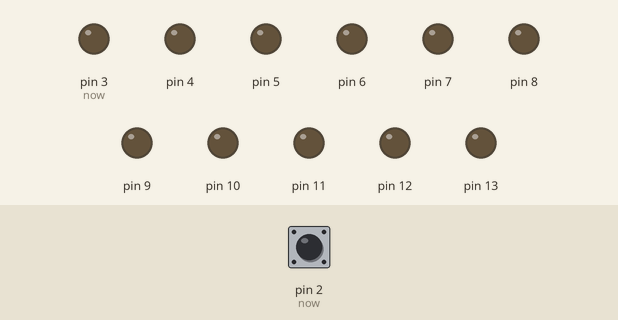
Bench run of a sketch on a simulated Arduino Uno, built with avr-gcc and run on an emulated ATmega328P. Shown: output pins drawn as LEDs (lit = HIGH). The inputs (shaded band) are chosen by the test bench; at power-on: pin 2 (now) HIGH.

Above: at 1.2 s.
1.3 s: pin 2 (now) pulled LOW for 3.2 s
At 5.5 s:
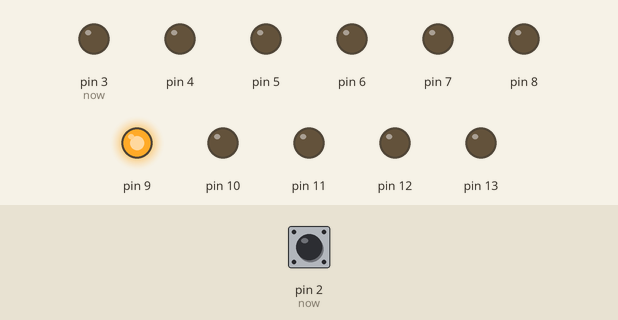
6.0 s: pin 2 (now) pulled LOW for 0.15 s
At 6.8 s:
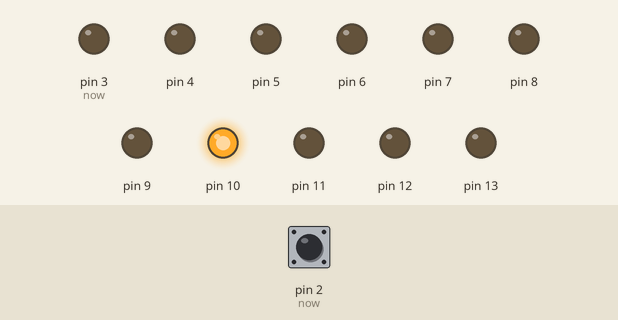
7.6 s: pin 2 (now) pulled LOW for 1 s
At 8.4 s:
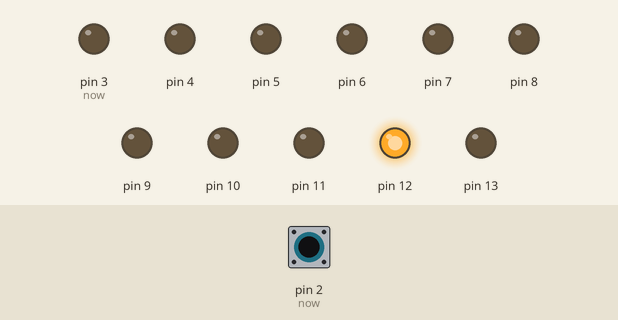
10.1 s: pin 2 (now) pulled LOW for 0.15 s
At 11.1 s:
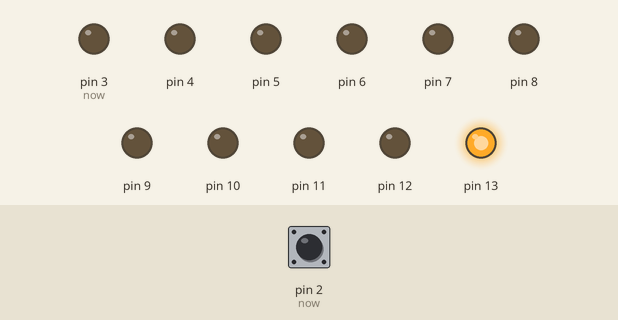
Timing chart, 0 to 12.7 s (numbered marks = the images above; inputs shaded):
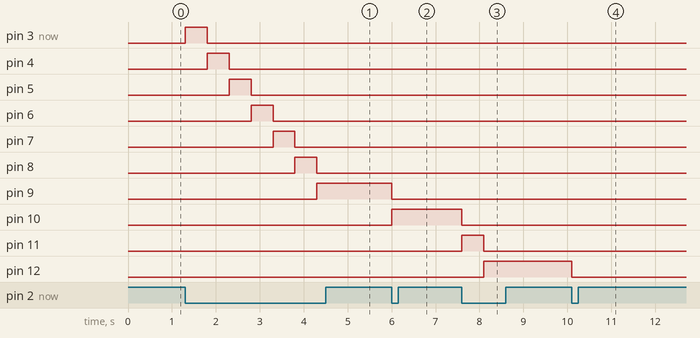

The sketch:

week03_5_pin2_BUTTON_digitalRead_digitalWrite.ino
```cpp
// week03_5_pin2_BUTTON_digitalRead_digitalWrite
// 手動按按鈕。看到燈「慢慢變 now 之後，把 now 變亮」
void setup() {
  // put your setup code here, to run once:
  pinMode(2,INPUT_PULLUP); // 按鈕BUTTON是2號，沒接下去就會「拉高」
  for(int i=3;i<=13;i++){ // 把pin3,4,5,6...,13都設成OUTPUT
    pinMode(i,OUTPUT); // 都是可以發光發亮
  }
}
int now = 2; // 現在發亮的是 pin 3
void loop() {
  // put your main code here, to run repeatedly:
  if(digitalRead(2)==LOW){ // 按下去了喔!!!!
    now = now + 1;
    if(now>13) now=3;
    for(int i=3;i<=13;i++){
      digitalWrite(i,LOW); // 全部先清空，變成LOW不亮
    }
    digitalWrite(now,HIGH); // now 負責亮
    delay(500); // 休息一下，等0.5秒，才不會狂亂運作
  }
}
```

Measured:
- after the input at 1.3 s, pin 3 (now): LOW → HIGH at once, → LOW 0.50 s later; pin 4: LOW → HIGH after 0.50 s, → LOW 0.50 s later; pin 5: LOW → HIGH after 1.0 s, → LOW 0.50 s later; pin 6: LOW → HIGH after 1.5 s, → LOW 0.50 s later; pin 7: LOW → HIGH after 2.0 s, → LOW 0.50 s later
- after the input at 6.0 s, pin 9: HIGH → LOW at once; pin 10: LOW → HIGH at once
- after the input at 7.6 s, pin 10: HIGH → LOW at once; pin 11: LOW → HIGH at once, → LOW 0.50 s later; pin 12: LOW → HIGH after 0.50 s
- after the input at 10.1 s, pin 12: HIGH → LOW at once; pin 13: LOW → HIGH at once
